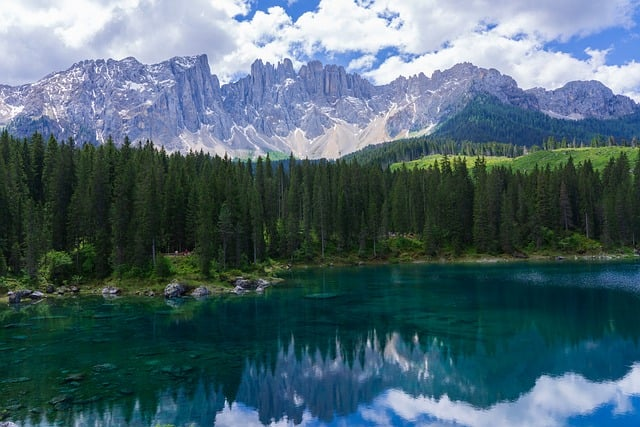
#> input picture 10.OpenCV/Day2/dolomites.jpg, 640 x 427 px
$ python 5_addWeighted.py
#> lines starting #> are read from the running program, lines starting #| are printed output that depends on the picture
import cv2
import numpy as np

img1 = cv2.imread('./dolomites.jpg')
#> img1 is the input picture: shape (427, 640, 3); mean B, G, R 111.8, 102.1, 77
img2 = cv2.imread('./fireworks.jpg')
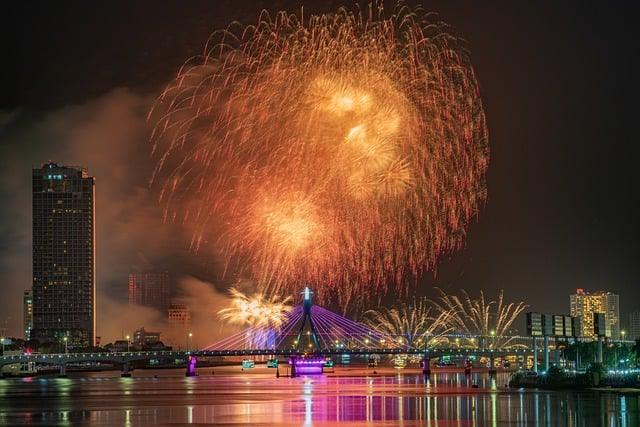
#> input picture 10.OpenCV/Day2/fireworks.jpg, 640 x 427 px
#> img2 is the input picture: shape (427, 640, 3); mean B, G, R 44.1, 59.9, 92.4

alpha = 0.7

# 손으로 연산
dst1 = img1 * alpha + img2 * (1-alpha)
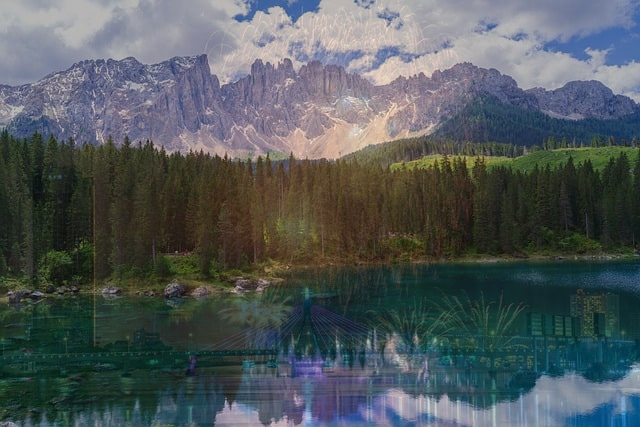
#> dst1: shape (427, 640, 3) float64; mean B, G, R 91.5, 89.4, 81.6
dst1 = dst1.astype(np.uint8)

# cv2.addWeighted 이용한 연산
dst2 = cv2.addWeighted(img1, alpha, img2,  (1-alpha), 0)

cv2.imshow('dst1', dst1)
cv2.imshow('dst2', dst2)

cv2.waitKey()
